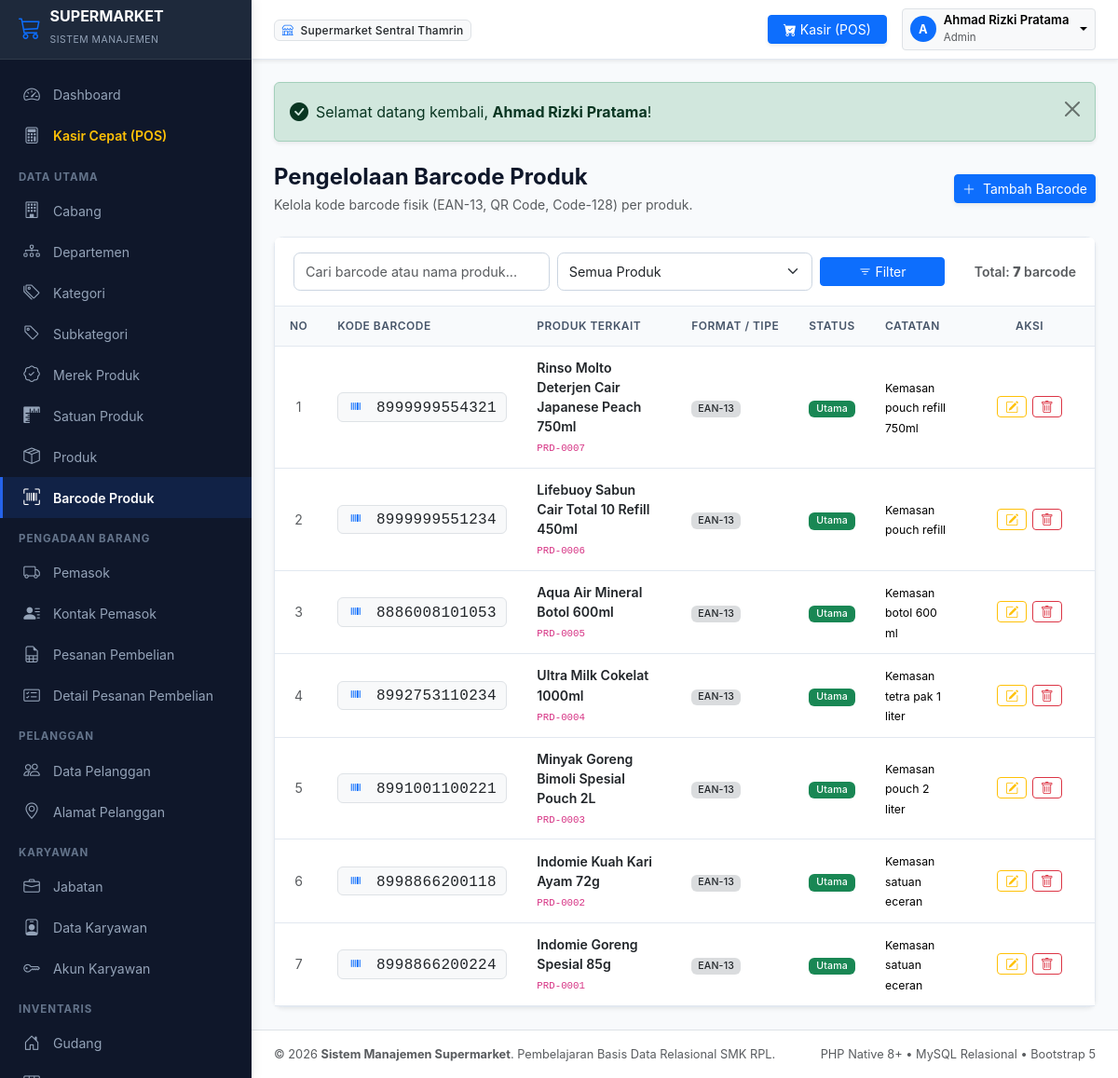
Page /modules/barcode_produk/index.php (signed in) on the committed database.
### tables this page shows
CREATE TABLE `barcode_produk` (
    `id_barcode` INT AUTO_INCREMENT PRIMARY KEY,
    `id_produk` INT NOT NULL,
    `kode_barcode` VARCHAR(50) NOT NULL UNIQUE,
    `jenis_barcode` ENUM('EAN-13', 'UPC-A', 'Code-128', 'QR-Code', 'Lainnya') NOT NULL DEFAULT 'EAN-13',
    `status` ENUM('utama', 'tambahan', 'nonaktif') NOT NULL DEFAULT 'utama',
    `catatan` VARCHAR(100) DEFAULT NULL,
    INDEX `idx_barcode_produk` (`id_produk`),
    CONSTRAINT `fk_barcode_produk` FOREIGN KEY (`id_produk`) 
        REFERENCES `produk` (`id_produk`) ON UPDATE CASCADE ON DELETE CASCADE
);

CREATE TABLE `produk` (
    `id_produk` INT AUTO_INCREMENT PRIMARY KEY,
    `kode_produk` VARCHAR(30) NOT NULL UNIQUE,
    `nama_produk` VARCHAR(150) NOT NULL,
    `id_subkategori` INT NOT NULL,
    `id_merek` INT NOT NULL,
    `id_satuan` INT NOT NULL,
    `harga_beli` DECIMAL(15,2) NOT NULL DEFAULT 0.00,
    `harga_jual` DECIMAL(15,2) NOT NULL DEFAULT 0.00,
    `stok_minimum` INT NOT NULL DEFAULT 5,
    `deskripsi` TEXT DEFAULT NULL,
    `status` ENUM('aktif', 'nonaktif') NOT NULL DEFAULT 'aktif',
    `created_at` DATETIME NOT NULL DEFAULT CURRENT_TIMESTAMP,
    INDEX `idx_produk_subkategori` (`id_subkategori`),
    INDEX `idx_produk_merek` (`id_merek`),
    INDEX `idx_produk_satuan` (`id_satuan`),
    INDEX `idx_produk_nama` (`nama_produk`),
    CONSTRAINT `fk_produk_subkategori` FOREIGN KEY (`id_subkategori`) 
        REFERENCES `subkategori` (`id_subkategori`) ON UPDATE CASCADE ON DELETE RESTRICT,
    CONSTRAINT `fk_produk_merek` FOREIGN KEY (`id_merek`) 
        REFERENCES `merek_produk` (`id_merek`) ON UPDATE CASCADE ON DELETE RESTRICT,
    CONSTRAINT `fk_produk_satuan` FOREIGN KEY (`id_satuan`) 
        REFERENCES `satuan_produk` (`id_satuan`) ON UPDATE CASCADE ON DELETE RESTRICT
);

### modules/barcode_produk/index.php (the view, shortened to what this page needs)
<?php
require_once __DIR__ . '/../../includes/header.php';
$cari = trim($_GET['cari'] ?? '');
$id_prd = (int)($_GET['id_produk'] ?? 0);
$halaman_aktif = (int)($_GET['halaman'] ?? 1);
$limit = 10;
$sqlCount = "
    SELECT COUNT(*)
    FROM barcode_produk b
    INNER JOIN produk p ON b.id_produk = p.id_produk
    WHERE 1=1
";
$params = [];
$stmt = $pdo->prepare($sqlCount);
$stmt->execute($params);
$total_data = (int)$stmt->fetchColumn();
$paginasi = hitung_pagination($total_data, $limit, $halaman_aktif);
$sqlData = "
    SELECT
        b.*,
        p.kode_produk,
        p.nama_produk
    FROM barcode_produk b
    INNER JOIN produk p ON b.id_produk = p.id_produk
    WHERE 1=1
";
$sqlData .= " ORDER BY b.id_barcode DESC LIMIT {$paginasi['limit']} OFFSET {$paginasi['offset']}";
$stmt = $pdo->prepare($sqlData);
$stmt->execute($params);
$daftar_barcode = $stmt->fetchAll();
?>
<div class="d-flex flex-column flex-md-row justify-content-between align-items-md-center gap-3 mb-4">
    <div>
        <h4 class="fw-bold mb-1">Pengelolaan Barcode Produk</h4>
        <p class="text-muted small mb-0">Kelola kode barcode fisik (EAN-13, QR Code, Code-128) per produk.</p>
    </div>
    <div>
        <a href="<?= base_url('modules/barcode_produk/tambah.php' . ($id_prd ? '?id_produk=' . $id_prd : '')) ?>" class="btn btn-primary btn-sm shadow-sm">
            <i class="bi bi-plus-lg me-1"></i> Tambah Barcode
        </a>
    </div>
</div>
<div class="card shadow-sm">
    <div class="card-header bg-white py-3">
        <form method="GET" action="" class="row g-2 align-items-center">
            <div class="col-sm-5 col-md-4">
                <input type="text" name="cari" class="form-control form-control-sm" placeholder="Cari barcode atau nama produk..." value="<?= escape($cari) ?>">
            </div>
            <div class="col-sm-4 col-md-4">
                <select name="id_produk" class="form-select form-select-sm" onchange="this.form.submit()">
                    <option value="">Semua Produk</option>
                </select>
            </div>
            <div class="col-sm-3 col-md-2">
                <button class="btn btn-primary btn-sm w-100" type="submit"><i class="bi bi-filter"></i> Filter</button>
            </div>
            <div class="col-md-2 text-md-end text-muted small">
                Total: <strong><?= $paginasi['total_data'] ?></strong> barcode
            </div>
        </form>
    </div>
    <div class="table-responsive">
        <table class="table table-hover align-middle">
            <thead>
                <tr>
                    <th style="width: 50px;" class="text-center">No</th>
                    <th>Kode Barcode</th>
                    <th>Produk Terkait</th>
                    <th>Format / Tipe</th>
                    <th>Status</th>
                    <th>Catatan</th>
                    <th class="text-center" style="width: 140px;">Aksi</th>
                </tr>
            </thead>
            <tbody>
                <?php if (empty($daftar_barcode)): ?>
                    <tr>
                        <td colspan="7" class="text-center py-4 text-muted">
                            <i class="bi bi-upc-scan fs-3 d-block mb-1"></i> Data barcode tidak ditemukan.
                        </td>
                    </tr>
                <?php else: ?>
                    <?php $no = $paginasi['dari']; foreach ($daftar_barcode as $row): ?>
                        <tr>
                            <td class="text-center text-muted"><?= $no++ ?></td>
                            <td class="fw-semibold">
                                <span class="badge bg-light text-dark border font-monospace fs-6">
                                    <i class="bi bi-upc me-1 text-primary"></i> <?= escape($row['kode_barcode']) ?>
                                </span>
                            </td>
                            <td>
                                <div class="fw-semibold text-dark"><?= escape($row['nama_produk']) ?></div>
                                <small class="text-muted"><code><?= escape($row['kode_produk']) ?></code></small>
                            </td>
                            <td><span class="badge bg-secondary bg-opacity-25 text-dark"><?= escape($row['jenis_barcode']) ?></span></td>
                            <td><?= badge_status($row['status']) ?></td>
                            <td><small><?= escape($row['catatan'] ?? '-') ?></small></td>
                            <td class="text-center">
                                <div class="btn-action-group">
                                    <a href="<?= base_url('modules/barcode_produk/edit.php?id=' . $row['id_barcode']) ?>" class="btn btn-outline-warning btn-sm py-0 px-2" title="Ubah Barcode">
                                        <i class="bi bi-pencil-square"></i>
                                    </a>
                                    <button type="button" class="btn btn-outline-danger btn-sm py-0 px-2" data-bs-toggle="modal" data-bs-target="#modalKonfirmasiHapus" data-url="<?= base_url('modules/barcode_produk/hapus.php?id=' . $row['id_barcode']) ?>" data-nama="<?= escape($row['kode_barcode']) ?> (<?= escape($row['nama_produk']) ?>)" title="Hapus Barcode">
                                        <i class="bi bi-trash"></i>
                                    </button>
                                </div>
                            </td>
                        </tr>
                    <?php endforeach; ?>
                <?php endif; ?>
            </tbody>
        </table>
    </div>
</div>
<?php require_once __DIR__ . '/../../includes/footer.php'; ?>

### includes/fungsi.php (shortened to what this page needs)
<?php
function base_url($path = '') {
    $scriptName = str_replace('\\', '/', $_SERVER['SCRIPT_NAME'] ?? '');
    $parts = explode('/', trim($scriptName, '/'));
    $rootFolder = $parts[0] ?? '';
    $protocol = (!empty($_SERVER['HTTPS']) && $_SERVER['HTTPS'] !== 'off') ? 'https' : 'http';
    $host = $_SERVER['HTTP_HOST'] ?? 'localhost';
    $base = $protocol . '://' . $host . '/' . $rootFolder;
    if ($path !== '') {
        return rtrim($base, '/') . '/' . ltrim($path, '/');
    }
    return rtrim($base, '/');
}
function escape($string) {
    return htmlspecialchars((string)$string, ENT_QUOTES, 'UTF-8');
}
function badge_status($status) {
    $status_str = strtolower(trim((string)$status));
    $badge_class = 'bg-secondary';
    $label = ucfirst($status);
    switch ($status_str) {
        case 'aktif':
        case 'lunas':
        case 'diterima':
        case 'berhasil':
        case 'utama':
        case 'ya':
            $badge_class = 'bg-success';
            $label = ($status_str === 'ya') ? 'Ya' : ucfirst($status_str);
            break;
    }
    return "<span class=\"badge {$badge_class} px-2 py-1\">" . escape($label) . "</span>";
}
function flash_display() {
    if (isset($_SESSION['flash'])) {
        $tipe = $_SESSION['flash']['tipe'];
        $pesan = $_SESSION['flash']['pesan'];
        $icon = match($tipe) {
            'success' => 'bi-check-circle-fill',
            'danger' => 'bi-exclamation-triangle-fill',
            'warning' => 'bi-exclamation-circle-fill',
            default => 'bi-info-circle-fill'
        };
        echo "
        <div class=\"alert alert-{$tipe} alert-dismissible fade show d-flex align-items-center mb-4 shadow-sm\" role=\"alert\">
            <i class=\"bi {$icon} me-2 fs-5\"></i>
            <div class=\"flex-grow-1\">{$pesan}</div>
            <button type=\"button\" class=\"btn-close\" data-bs-dismiss=\"alert\" aria-label=\"Close\"></button>
        </div>";
    }
}
function hitung_pagination($total_data, $limit = 10, $halaman_aktif = 1) {
    $total_data = max(0, (int)$total_data);
    $limit = max(1, (int)$limit);
    $total_halaman = max(1, (int)ceil($total_data / $limit));
    $halaman_aktif = max(1, min((int)$halaman_aktif, $total_halaman));
    $offset = ($halaman_aktif - 1) * $limit;
    $dari = $total_data > 0 ? $offset + 1 : 0;
    $sampai = min($offset + $limit, $total_data);
    return [
        'total_data' => $total_data,
        'limit' => $limit,
        'halaman_aktif' => $halaman_aktif,
        'total_halaman' => $total_halaman,
        'offset' => $offset,
        'dari' => $dari,
        'sampai' => $sampai
    ];
}

### assets/css/style.css (style rules this page uses)
:root { --primary-color: #2563eb; --primary-hover: #1d4ed8; --secondary-color: #475569; --sidebar-bg: #0f172a; --sidebar-header: #1e293b; --sidebar-color: #94a3b8; --sidebar-hover: #ffffff; --sidebar-active-bg: #2563eb; --body-bg: #f8fafc; --card-bg: #ffffff; --border-color: #e2e8f0; --text-primary: #0f172a; --text-secondary: #64748b; --sidebar-width: 270px; --header-height: 64px; }
body { font-family: -apple-system, BlinkMacSystemFont, "Segoe UI", Roboto, "Helvetica Neue", Arial, sans-serif; background-color: var(--body-bg); color: var(--text-primary); min-height: 100vh; overflow-x: hidden; }
.card { border: 1px solid var(--border-color); border-radius: 0.6rem; box-shadow: 0 1px 3px rgba(0, 0, 0, 0.04); background-color: #ffffff; }
.card-header { background-color: #ffffff; border-bottom: 1px solid var(--border-color); padding: 1rem 1.25rem; font-weight: 600; }
.table { margin-bottom: 0; font-size: 0.88rem; vertical-align: middle; }
.table thead th { background-color: #f8fafc; color: #475569; font-weight: 600; text-transform: uppercase; font-size: 0.75rem; letter-spacing: 0.04em; border-bottom: 1px solid var(--border-color); white-space: nowrap; padding: 0.75rem 1rem; }
.table tbody td { padding: 0.75rem 1rem; border-bottom: 1px solid var(--border-color); }
.badge { font-weight: 500; letter-spacing: 0.02em; }
.form-control, .form-select { border-color: #cbd5e1; font-size: 0.9rem; border-radius: 0.45rem; padding: 0.55rem 0.75rem; }
.btn-action-group { display: inline-flex; gap: 0.35rem; }

### rows in the picture
barcode_produk: kode_barcode "8999999554321", id_produk.nama_produk "Rinso Molto Deterjen Cair Japanese Peach 750ml", id_produk.kode_produk "PRD-0007", jenis_barcode "EAN-13", status "Utama", catatan "Kemasan pouch refill 750ml"
barcode_produk: kode_barcode "8999999551234", id_produk.nama_produk "Lifebuoy Sabun Cair Total 10 Refill 450ml", id_produk.kode_produk "PRD-0006", jenis_barcode "EAN-13", status "Utama", catatan "Kemasan pouch refill"
barcode_produk: kode_barcode "8886008101053", id_produk.nama_produk "Aqua Air Mineral Botol 600ml", id_produk.kode_produk "PRD-0005", jenis_barcode "EAN-13", status "Utama", catatan "Kemasan botol 600 ml"
barcode_produk: kode_barcode "8992753110234", id_produk.nama_produk "Ultra Milk Cokelat 1000ml", id_produk.kode_produk "PRD-0004", jenis_barcode "EAN-13", status "Utama", catatan "Kemasan tetra pak 1 liter"
barcode_produk: kode_barcode "8991001100221", id_produk.nama_produk "Minyak Goreng Bimoli Spesial Pouch 2L", id_produk.kode_produk "PRD-0003", jenis_barcode "EAN-13", status "Utama", catatan "Kemasan pouch 2 liter"
barcode_produk: kode_barcode "8998866200118", id_produk.nama_produk "Indomie Kuah Kari Ayam 72g", id_produk.kode_produk "PRD-0002", jenis_barcode "EAN-13", status "Utama", catatan "Kemasan satuan eceran"
barcode_produk: kode_barcode "8998866200224", id_produk.nama_produk "Indomie Goreng Spesial 85g", id_produk.kode_produk "PRD-0001", jenis_barcode "EAN-13", status "Utama", catatan "Kemasan satuan eceran"

### other values in the picture
$user_aktif['nama_cabang'] "Supermarket Sentral Thamrin"
substr($user_aktif['nama_karyawan'], 0, 1) "A"
$user_aktif['nama_karyawan'] "Ahmad Rizki Pratama"
$user_aktif['peran'] "Admin"
$pesan "Selamat datang kembali, Ahmad Rizki Pratama !"
$paginasi['total_data'] "7"
